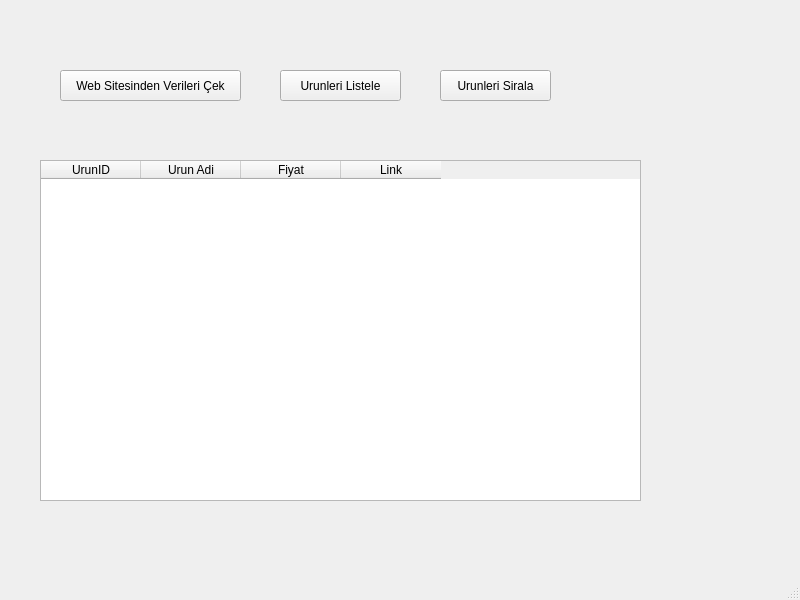
<?xml version="1.0" encoding="UTF-8"?>
<ui version="4.0">
 <class>MainWindow</class>
 <widget class="QMainWindow" name="MainWindow">
  <property name="geometry">
   <rect>
    <x>0</x>
    <y>0</y>
    <width>800</width>
    <height>600</height>
   </rect>
  </property>
  <property name="windowTitle">
   <string>MainWindow</string>
  </property>
  <widget class="QWidget" name="centralwidget">
   <widget class="QPushButton" name="pushButton">
    <property name="geometry">
     <rect>
      <x>60</x>
      <y>70</y>
      <width>181</width>
      <height>31</height>
     </rect>
    </property>
    <property name="text">
     <string>Web Sitesinden Verileri Çek</string>
    </property>
   </widget>
   <widget class="QPushButton" name="pushButton_2">
    <property name="geometry">
     <rect>
      <x>280</x>
      <y>70</y>
      <width>121</width>
      <height>31</height>
     </rect>
    </property>
    <property name="text">
     <string>Urunleri Listele</string>
    </property>
   </widget>
   <widget class="QPushButton" name="pushButton_3">
    <property name="geometry">
     <rect>
      <x>440</x>
      <y>70</y>
      <width>111</width>
      <height>31</height>
     </rect>
    </property>
    <property name="text">
     <string>Urunleri Sirala</string>
    </property>
   </widget>
   <widget class="QTableWidget" name="tableWidget">
    <property name="geometry">
     <rect>
      <x>40</x>
      <y>160</y>
      <width>601</width>
      <height>341</height>
     </rect>
    </property>
    <column>
     <property name="text">
      <string>UrunID</string>
     </property>
    </column>
    <column>
     <property name="text">
      <string>Urun Adi</string>
     </property>
    </column>
    <column>
     <property name="text">
      <string>Fiyat</string>
     </property>
    </column>
    <column>
     <property name="text">
      <string>Link</string>
     </property>
    </column>
   </widget>
  </widget>
  <widget class="QMenuBar" name="menubar">
   <property name="geometry">
    <rect>
     <x>0</x>
     <y>0</y>
     <width>800</width>
     <height>21</height>
    </rect>
   </property>
  </widget>
  <widget class="QStatusBar" name="statusbar"/>
 </widget>
 <resources/>
 <connections/>
</ui>
